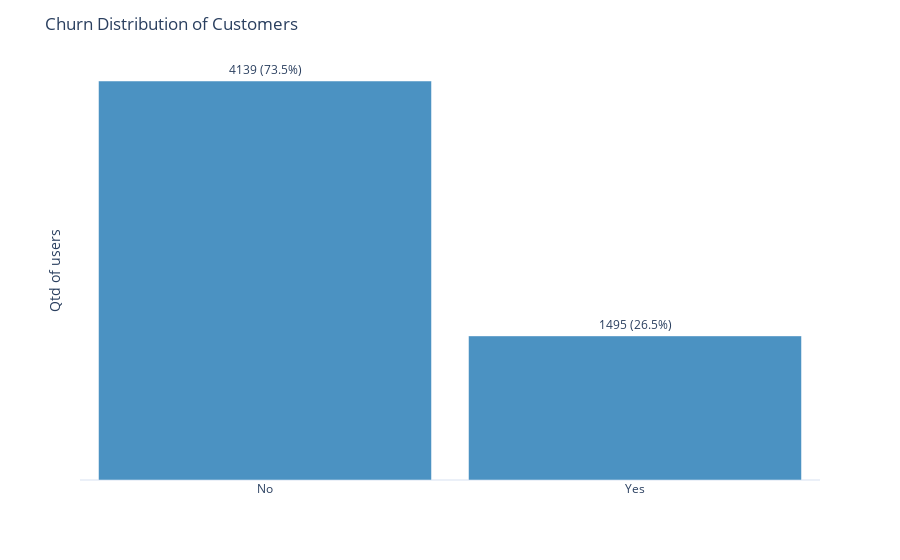

Notebook source saved alongside this figure:
### Markdown cell above
### 3.0. Churn

### Code cell
#--- Churn distribution

df_churn_distribution = train['Churn'].value_counts().reset_index()

# Calculate percentages
total = df_churn_distribution['count'].sum()
df_churn_distribution['percentage'] = df_churn_distribution['count'] / total * 100

fig = px.bar(
    data_frame = df_churn_distribution,
    x = 'Churn',
    y = 'count',
    template = 'plotly_white',
    color_discrete_sequence=["#1f77b4"],  # Soft blue color
    opacity=0.8,  # Slight transparency, 
    text = df_churn_distribution['count'].astype(str) + ' (' + df_churn_distribution['percentage'].round(1).astype(str) + '%)'
    )

fig.update_layout(
    title="Churn Distribution of Customers",
    xaxis_title="",
    yaxis_title="Qtd of users",
    bargap=0.1,  # Reduce space between bars
    xaxis=dict(showgrid=False),
    yaxis=dict(showgrid=False, showticklabels=False)
)

# Position the text labels
fig.update_traces(textposition='outside')

fig

### Figure 1 — Plotly figure (JSON) as saved in the notebook; plotly's stock layout.template omitted (floating-point values rounded to 4 significant figures)
{"data": [{"hovertemplate": "Churn=%{x}<br>count=%{y}<br>text=%{text}<extra></extra>", "legendgroup": "", "marker": {"color": "#1f77b4", "opacity": 0.8, "pattern": {"shape": ""}}, "name": "", "orientation": "v", "showlegend": false, "text": ["4139 (73.5%)", "1495 (26.5%)"], "textposition": "outside", "type": "bar", "x": ["No", "Yes"], "xaxis": "x", "y": [4139, 1495], "yaxis": "y"}], "layout": {"bargap": 0.1, "barmode": "relative", "legend": {"tracegroupgap": 0}, "margin": {"t": 60}, "title": {"text": "Churn Distribution of Customers"}, "xaxis": {"anchor": "y", "domain": [0, 1], "showgrid": false, "title": {"text": ""}}, "yaxis": {"anchor": "x", "domain": [0, 1], "showgrid": false, "showticklabels": false, "title": {"text": "Qtd of users"}}}}
